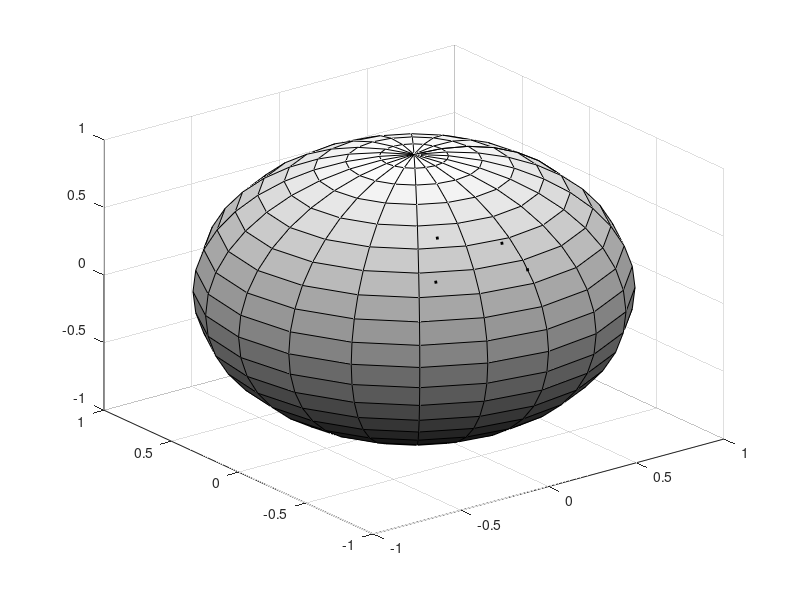

Recreate this plot in MATLAB. (Note: this script raises an error after producing the figure.)
%% Figure 1b
% This figure illustrates an example which cannnot be characterized using a
% rigid rotation.
%% Data points on the sphere
load BadForRotation.mat
sphere;colormap(gray);hold on
scatter3(X(1,:),X(2,:),X(3,:),150,'fill',...
    'red','MarkerEdgeColor','black','linewidth',2)
scatter3(Y(1,:),Y(2,:),Y(3,:),150,'s','fill',...
    'yellow','MarkerEdgeColor','black','linewidth',2)
view(mean([X,Y],2));
set(gca,'FontSize',20,'LineWidth',2,'XTick',[0]);axis equal